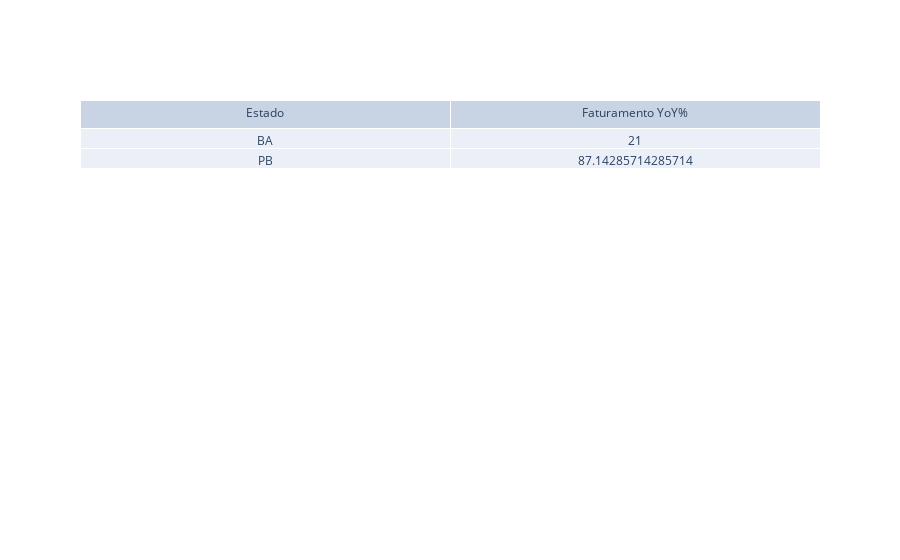

Notebook source saved alongside this figure:
### Code cell
fig = go.Figure(data=[go.Table(header=dict(values=list(tb4.columns)),
                               cells=dict(values=[tb4['Estado'], tb4['Faturamento YoY%']])) ])
fig.show()

### Figure 1 — Plotly figure (JSON) as saved in the notebook; plotly's stock layout.template omitted (floating-point values rounded to 4 significant figures)
{"data": [{"cells": {"values": [["BA", "PB"], [21, 87.14]]}, "header": {"values": ["Estado", "Faturamento YoY%"]}, "type": "table"}], "layout": {}}
